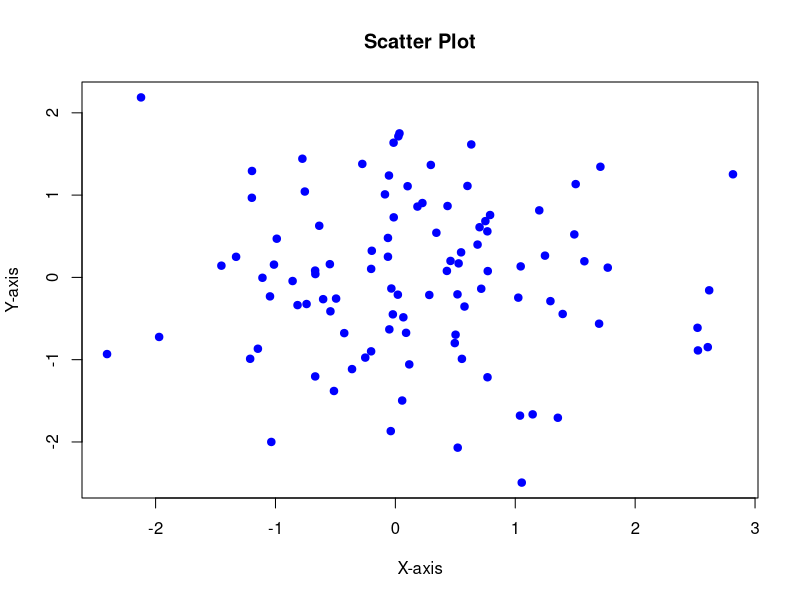

Source code (R):
#!/usr/bin/env Rscript

# Загрузка библиотеки для генерации случайных чисел (необязательно, так как stats входит в базовую установку)
library(stats)

# Генерация случайных данных
set.seed(Sys.time()) # Для воспроизводимости при отладке, можно убрать
n <- 100
x <- rnorm(n)
y <- rnorm(n)

# Создание случайного имени файла для изображения
image_filename <- paste0("scatter_plot_", sample(10000:99999, 1), ".png")

# Открытие PNG устройства
png(filename = image_filename, width = 800, height = 600)

# Построение диаграммы рассеяния
plot(x, y, main = "Scatter Plot", xlab = "X-axis", ylab = "Y-axis", pch = 19, col = "blue")

# Закрытие PNG устройства
dev.off()

# Вывод имени созданного файла
cat("Scatter plot saved as:", image_filename, "\n")
